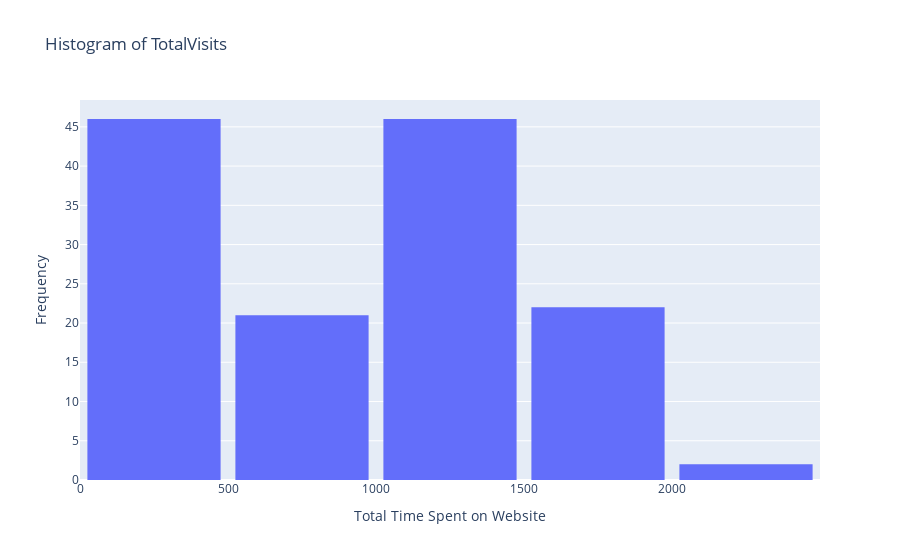

The cell this chart's notebook holds for it:
### Code cell
fig = px.histogram(df[df["TotalVisits"].isna()], x="Total Time Spent on Website", nbins=5, title="Histogram of TotalVisits")

# Customize layout (optional)
fig.update_layout(
    xaxis_title="Total Time Spent on Website",
    yaxis_title="Frequency",
    bargap=0.1  # Adjust gap between bars
)

# Show the plot
fig.show()

### Figure 1 — Plotly figure (JSON) as saved in the notebook; plotly's stock layout.template omitted (floating-point values rounded to 4 significant figures; data arrays with more than 128 entries replaced by an {"elided": "..."} marker saying what was removed)
{"data": [{"alignmentgroup": "True", "bingroup": "x", "hovertemplate": "Total Time Spent on Website=%{x}<br>count=%{y}<extra></extra>", "legendgroup": "", "marker": {"color": "#636efa", "pattern": {"shape": ""}}, "name": "", "nbinsx": 5, "offsetgroup": "", "orientation": "v", "showlegend": false, "type": "histogram", "x": {"elided": "137 int values"}, "xaxis": "x", "yaxis": "y"}], "layout": {"autosize": true, "bargap": 0.1, "barmode": "relative", "legend": {"tracegroupgap": 0}, "title": {"text": "Histogram of TotalVisits"}, "xaxis": {"anchor": "y", "autorange": true, "domain": [0, 1], "range": [-0.5, 2500.0], "title": {"text": "Total Time Spent on Website"}, "type": "linear"}, "yaxis": {"anchor": "x", "autorange": true, "domain": [0, 1], "range": [0, 48.42], "title": {"text": "Frequency"}}}}
